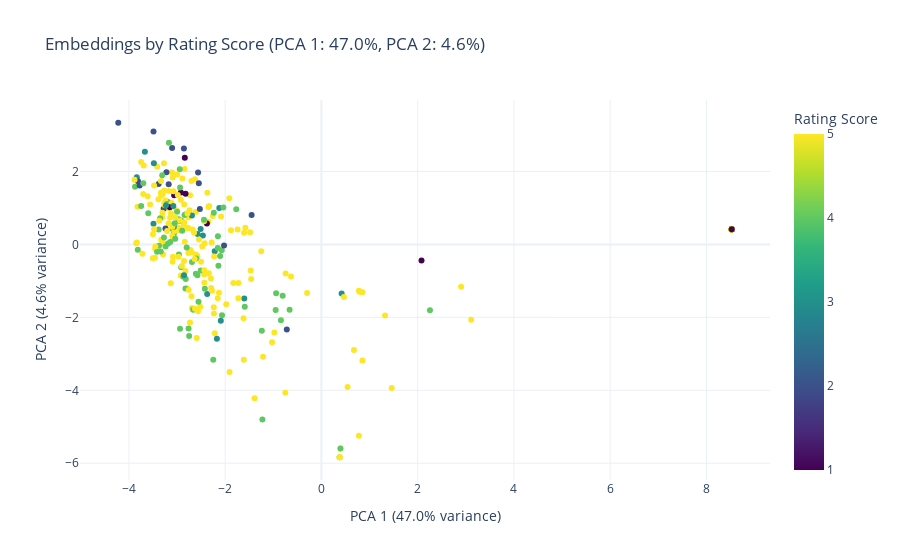
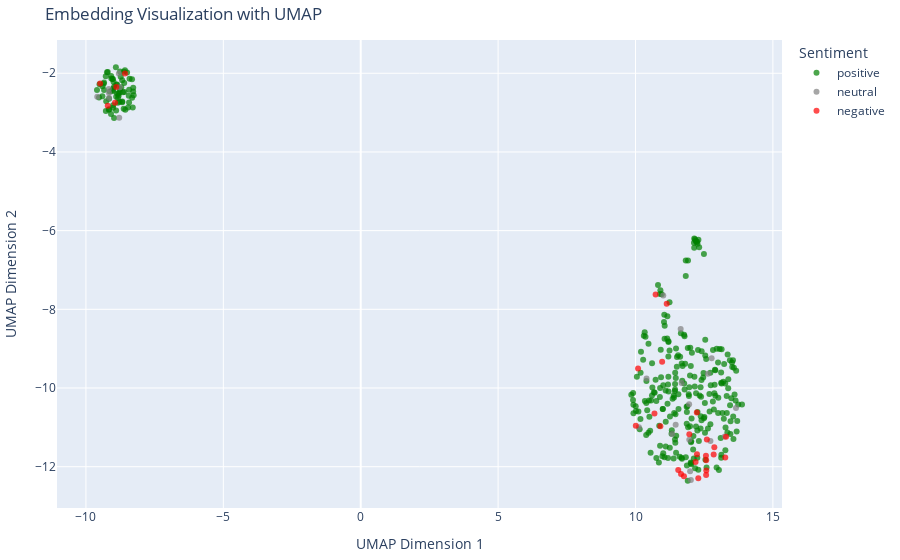

Notebook code for these charts, in order:
### Markdown cell above
#### Analyze embeddings

### Code cell
from sklearn.decomposition import PCA

# PCA Embeddings Visualization
def visualizeEmbeddingsPCA(df):
    # Convert embeddings to a NumPy array
    embeddings = np.array(df['embedding'].tolist())
    ratings = df['rating_score']
    
    # Perform PCA for dimensionality reduction
    pca = PCA(n_components=2)
    reduced_embeddings = pca.fit_transform(embeddings)
    
    # Calculate variance explained by each component
    var_explained = pca.explained_variance_ratio_ * 100
    var1, var2 = var_explained
    
    # Prepare DataFrame for Plotly
    plot_df = pd.DataFrame({
        'PCA Component 1': reduced_embeddings[:, 0],
        'PCA Component 2': reduced_embeddings[:, 1],
        'Rating Score': ratings,
        'Review ID': df.get('review_id', range(len(df)))  # Optional identifier
    })
    
    # Create interactive scatter plot
    fig = px.scatter(
        plot_df,
        x='PCA Component 1',
        y='PCA Component 2',
        color='Rating Score',
        color_continuous_scale='Viridis',
        hover_data=['Review ID', 'Rating Score'],
        title=f'Embeddings by Rating Score (PCA 1: {var1:.1f}%, PCA 2: {var2:.1f}%)',
        labels={
            'PCA Component 1': f'PCA 1 ({var1:.1f}% variance)',
            'PCA Component 2': f'PCA 2 ({var2:.1f}% variance)',
            'Rating Score': 'Rating Score'
        }
    )
    
    # Enhance layout for clarity
    fig.update_layout(
        template='plotly_white',
        coloraxis_colorbar=dict(
            title='Rating Score',
            tickmode='linear'
        ),
        hovermode='closest'
    )
    
    fig.show()
    return reduced_embeddings

embeddings_pca = visualizeEmbeddingsPCA(reviews)

import umap.umap_ as umap

# UMAP Embeddings Visualization
def visualizeEmbeddingsUMAP(df):
    embeddings = np.array(df['embedding'].tolist())
    sentiment_labels = df['sentiment_label']

    # Reduce dimensionality with UMAP
    reducer = umap.UMAP(n_neighbors=15, min_dist=0.1, n_components=2, random_state=42)
    reduced_embeddings = reducer.fit_transform(embeddings)

    # Create DataFrame for visualization
    viz_df = pd.DataFrame(reduced_embeddings, columns=['x', 'y'])
    viz_df['sentiment_label'] = sentiment_labels

    # Scatter plot with Plotly for interactive visualization
    fig = px.scatter(
        viz_df,
        x='x',
        y='y',
        color='sentiment_label',
        title='Embedding Visualization with UMAP',
        labels={'x': 'UMAP Dimension 1', 'y': 'UMAP Dimension 2'},
        color_discrete_map={'positive': 'green', 'neutral': 'gray', 'negative': 'red'},
        opacity=0.7
    )
    fig.update_layout(showlegend=True, legend=dict(title='Sentiment'), margin=dict(l=10, r=10, t=40, b=10))
    fig.show()

    return reduced_embeddings

embeddings_umap = visualizeEmbeddingsUMAP(reviews)

### Figure 1 — Plotly figure (JSON) as saved in the notebook; plotly's stock layout.template omitted (floating-point values rounded to 4 significant figures; data arrays with more than 128 entries replaced by an {"elided": "..."} marker saying what was removed)
{"data": [{"customdata": {"elided": "360x2 int values"}, "hovertemplate": "PCA 1 (47.0% variance)=%{x}<br>PCA 2 (4.6% variance)=%{y}<br>Review ID=%{customdata[0]}<br>Rating Score=%{marker.color}<extra></extra>", "legendgroup": "", "marker": {"color": {"elided": "360 int values"}, "coloraxis": "coloraxis", "symbol": "circle"}, "mode": "markers", "name": "", "orientation": "v", "showlegend": false, "type": "scatter", "x": {"elided": "360 float values"}, "xaxis": "x", "y": {"elided": "360 float values"}, "yaxis": "y"}], "layout": {"coloraxis": {"colorbar": {"tickmode": "linear", "title": {"text": "Rating Score"}}, "colorscale": [[0, "#440154"], [0.1111, "#482878"], [0.2222, "#3e4989"], [0.3333, "#31688e"], [0.4444, "#26828e"], [0.5556, "#1f9e89"], [0.6667, "#35b779"], [0.7778, "#6ece58"], [0.8889, "#b5de2b"], [1, "#fde725"]]}, "hovermode": "closest", "legend": {"tracegroupgap": 0}, "title": {"text": "Embeddings by Rating Score (PCA 1: 47.0%, PCA 2: 4.6%)"}, "xaxis": {"anchor": "y", "domain": [0, 1], "title": {"text": "PCA 1 (47.0% variance)"}}, "yaxis": {"anchor": "x", "domain": [0, 1], "title": {"text": "PCA 2 (4.6% variance)"}}}}

### Figure 2 — Plotly figure (JSON) as saved in the notebook; plotly's stock layout.template omitted (floating-point values rounded to 4 significant figures; data arrays with more than 128 entries replaced by an {"elided": "..."} marker saying what was removed)
{"data": [{"hovertemplate": "sentiment_label=positive<br>UMAP Dimension 1=%{x}<br>UMAP Dimension 2=%{y}<extra></extra>", "legendgroup": "positive", "marker": {"color": "green", "opacity": 0.7, "symbol": "circle"}, "mode": "markers", "name": "positive", "orientation": "v", "showlegend": true, "type": "scatter", "x": {"elided": "308 float values"}, "xaxis": "x", "y": {"elided": "308 float values"}, "yaxis": "y"}, {"hovertemplate": "sentiment_label=neutral<br>UMAP Dimension 1=%{x}<br>UMAP Dimension 2=%{y}<extra></extra>", "legendgroup": "neutral", "marker": {"color": "gray", "opacity": 0.7, "symbol": "circle"}, "mode": "markers", "name": "neutral", "orientation": "v", "showlegend": true, "type": "scatter", "x": [11.68, 11.99, 11.46, 11.33, 10.12, 13.66, 12.77, 12.02, 13.25, 10.4, 11.96, 12.73, 12.63, 11.95, 11.64, -8.765, 11.01, -9.158, -9.168, -9.159, -9.588, -8.802, -8.789], "xaxis": "x", "y": [-9.873, -12.11, -10.93, -11.17, -11.0, -10.51, -9.241, -12.34, -11.23, -9.759, -11.31, -11.35, -9.636, -10.42, -8.497, -2.355, -7.646, -2.626, -2.4, -2.502, -2.596, -2.007, -3.131], "yaxis": "y"}, {"hovertemplate": "sentiment_label=negative<br>UMAP Dimension 1=%{x}<br>UMAP Dimension 2=%{y}<extra></extra>", "legendgroup": "negative", "marker": {"color": "red", "opacity": 0.7, "symbol": "circle"}, "mode": "markers", "name": "negative", "orientation": "v", "showlegend": true, "type": "scatter", "x": [12.24, 12.58, 12.56, 12.23, 12.19, 10.91, 11.76, 13.27, 12.87, 12.57, 12.85, 11.56, 12.29, 10.69, 11.96, 12.57, 12.6, 10.09, 13.29, 10.97, 11.66, 10.01, 11.14, 10.73, -8.941, -8.895, -9.206, -9.483, -8.579], "xaxis": "x", "y": [-11.68, -12.09, -11.72, -10.62, -11.88, -10.97, -12.24, -11.76, -11.51, -12.21, -11.69, -12.08, -12.29, -10.65, -11.18, -11.84, -11.31, -9.502, -11.24, -9.331, -12.19, -10.96, -7.861, -7.62, -2.749, -2.346, -2.827, -2.263, -2.006], "yaxis": "y"}], "layout": {"legend": {"title": {"text": "Sentiment"}, "tracegroupgap": 0}, "margin": {"b": 10, "l": 10, "r": 10, "t": 40}, "showlegend": true, "title": {"text": "Embedding Visualization with UMAP"}, "xaxis": {"anchor": "y", "domain": [0, 1], "title": {"text": "UMAP Dimension 1"}}, "yaxis": {"anchor": "x", "domain": [0, 1], "title": {"text": "UMAP Dimension 2"}}}}
